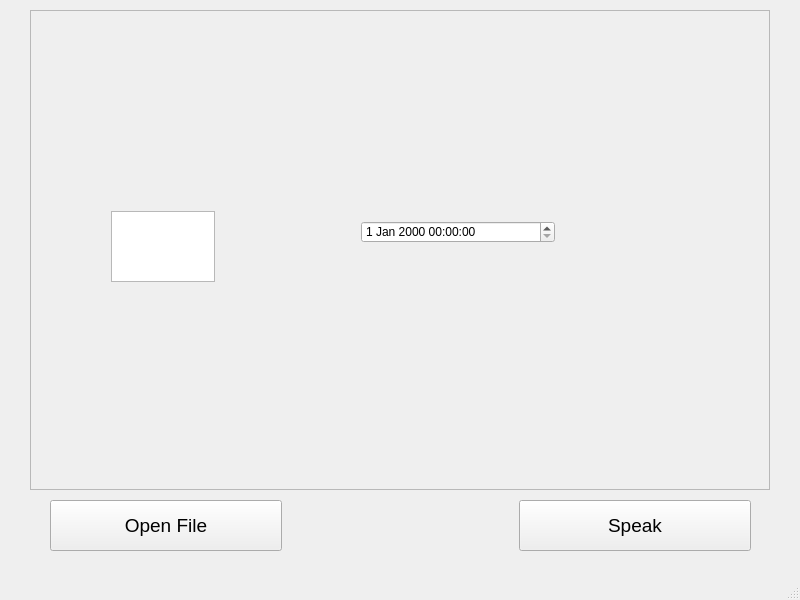
<?xml version="1.0" encoding="UTF-8"?>
<ui version="4.0">
 <class>MainWindow</class>
 <widget class="QMainWindow" name="MainWindow">
  <property name="geometry">
   <rect>
    <x>0</x>
    <y>0</y>
    <width>800</width>
    <height>600</height>
   </rect>
  </property>
  <property name="windowTitle">
   <string>MainWindow</string>
  </property>
  <widget class="QWidget" name="centralwidget">
   <widget class="QWidget" name="horizontalLayoutWidget">
    <property name="geometry">
     <rect>
      <x>50</x>
      <y>500</y>
      <width>701</width>
      <height>51</height>
     </rect>
    </property>
    <layout class="QHBoxLayout" name="horizontalLayout">
     <item>
      <widget class="QPushButton" name="open_button">
       <property name="sizePolicy">
        <sizepolicy hsizetype="Expanding" vsizetype="Preferred">
         <horstretch>0</horstretch>
         <verstretch>0</verstretch>
        </sizepolicy>
       </property>
       <property name="font">
        <font>
         <pointsize>14</pointsize>
        </font>
       </property>
       <property name="text">
        <string>Open File</string>
       </property>
      </widget>
     </item>
     <item>
      <spacer name="horizontalSpacer">
       <property name="orientation">
        <enum>Qt::Horizontal</enum>
       </property>
       <property name="sizeHint" stdset="0">
        <size>
         <width>40</width>
         <height>20</height>
        </size>
       </property>
      </spacer>
     </item>
     <item>
      <widget class="QPushButton" name="speak_button">
       <property name="sizePolicy">
        <sizepolicy hsizetype="Expanding" vsizetype="Preferred">
         <horstretch>0</horstretch>
         <verstretch>0</verstretch>
        </sizepolicy>
       </property>
       <property name="font">
        <font>
         <pointsize>14</pointsize>
        </font>
       </property>
       <property name="text">
        <string>Speak</string>
       </property>
      </widget>
     </item>
    </layout>
   </widget>
   <widget class="QScrollArea" name="scrollArea">
    <property name="geometry">
     <rect>
      <x>30</x>
      <y>10</y>
      <width>740</width>
      <height>480</height>
     </rect>
    </property>
    <property name="widgetResizable">
     <bool>true</bool>
    </property>
    <widget class="QWidget" name="scrollAreaWidgetContents">
     <property name="geometry">
      <rect>
       <x>0</x>
       <y>0</y>
       <width>738</width>
       <height>478</height>
      </rect>
     </property>
     <widget class="QLabel" name="filetext">
      <property name="geometry">
       <rect>
        <x>0</x>
        <y>0</y>
        <width>740</width>
        <height>480</height>
       </rect>
      </property>
      <property name="sizePolicy">
       <sizepolicy hsizetype="Maximum" vsizetype="Maximum">
        <horstretch>0</horstretch>
        <verstretch>0</verstretch>
       </sizepolicy>
      </property>
      <property name="minimumSize">
       <size>
        <width>0</width>
        <height>0</height>
       </size>
      </property>
      <property name="maximumSize">
       <size>
        <width>16777215</width>
        <height>16777215</height>
       </size>
      </property>
      <property name="font">
       <font>
        <pointsize>12</pointsize>
       </font>
      </property>
      <property name="text">
       <string/>
      </property>
      <property name="alignment">
       <set>Qt::AlignLeading|Qt::AlignLeft|Qt::AlignTop</set>
      </property>
      <property name="wordWrap">
       <bool>false</bool>
      </property>
      <property name="margin">
       <number>0</number>
      </property>
      <property name="indent">
       <number>2</number>
      </property>
     </widget>
     <widget class="QPlainTextEdit" name="plainTextEdit">
      <property name="geometry">
       <rect>
        <x>80</x>
        <y>200</y>
        <width>104</width>
        <height>71</height>
       </rect>
      </property>
     </widget>
     <widget class="QDateTimeEdit" name="dateTimeEdit">
      <property name="geometry">
       <rect>
        <x>330</x>
        <y>210</y>
        <width>194</width>
        <height>22</height>
       </rect>
      </property>
     </widget>
    </widget>
   </widget>
  </widget>
  <widget class="QMenuBar" name="menubar">
   <property name="geometry">
    <rect>
     <x>0</x>
     <y>0</y>
     <width>800</width>
     <height>21</height>
    </rect>
   </property>
  </widget>
  <widget class="QStatusBar" name="statusbar"/>
 </widget>
 <resources/>
 <connections/>
</ui>
